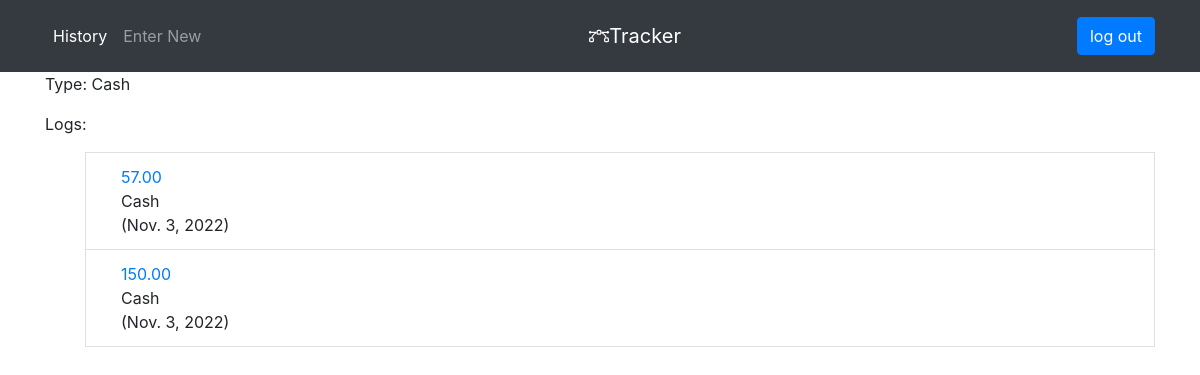
Page /type/1/ (signed in) on the committed database.
### tip_tracker_app/models.py (models this page shows)
class Tip_Type(models.Model):
    type = models.CharField(
        choices=TIP_TYPE,
        default='Cash',
        max_length=15
    )
    class Meta:
        verbose_name_plural = 'tip types'
    def __str__(self):
        return self.type

class Tip_Entry(models.Model):
    type = models.ForeignKey(
        Tip_Type,
        on_delete=models.CASCADE,
        related_name='tiptype'
    )
    tip = models.DecimalField(max_digits=8, decimal_places=2, default=0)
    date_added = models.DateField(auto_now_add=True)
    owner = models.ForeignKey(
        User,
        on_delete=models.CASCADE,
        related_name='owner',
        null=True
    )
    class Meta:
        verbose_name_plural = 'tip entries'

### tip_tracker_app/views.py (the view)
# urls.py: re_path(r'^type/(?P<type_id>\d+)/$', views.type, name='type'),
@login_required
def type(request, type_id):
    entries = Tip_Entry.objects.all().filter(owner__id=request.user.id).order_by('-date_added')
    entries = entries.filter(type__id=type_id)
    type = Tip_Type.objects.get(id=type_id)
    context = {'type':type, 'entries':entries}
    return render(request, 'tip_tracker_app/type.html', context)

### tip_tracker_app/templates/tip_tracker_app/type.html
{% extends "tip_tracker_app/base.html" %}
{% block content %}
<p>Type: {{type}}</p>
<p>Logs:</p>
<ul>
{% for entry in entries %}
    <li class="list-group-item">
        <span>
            <div class="col-sm">
            <a href="{% url 'tip_tracker_app:edit_entry' entry.id %}">
                {{entry.tip}}
            </a>
            </div>
            <div class="col-sm">
                {{entry.type}}
            </div>
            <div class="col-sm">
                ({{entry.date_added}})
            </div>
        </span>
    </li>
    {% empty %}
    <li>No Entries have been recorded yet.</li>
    {% endfor %}
</ul>
{% endblock content %}

### rows in the picture
Tip_Type: type "Cash"
Tip_Entry: tip "57.00", type "Cash", date_added "Nov. 3, 2022"
Tip_Entry: tip "150.00", type "Cash", date_added "Nov. 3, 2022"
